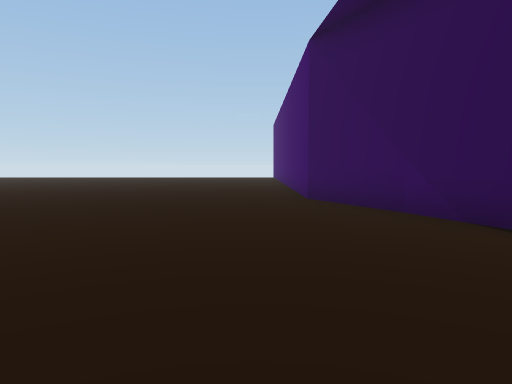
[1] (above)

24 first-person views from a walk through a scene from a Unity 3-D project. The camera is 1.5 m above the floor, tilts 4° down and sees 70° across. The floor is counted in squares, 2 m on a side. Each view is taken from the middle of a square. On the plan, view 1 faces up. The plan holds only what a view shows up to about 11 squares ahead; the rest is blank. The place goes on beyond the plan. Door leaves are left out, so doorways stand open.

[2]
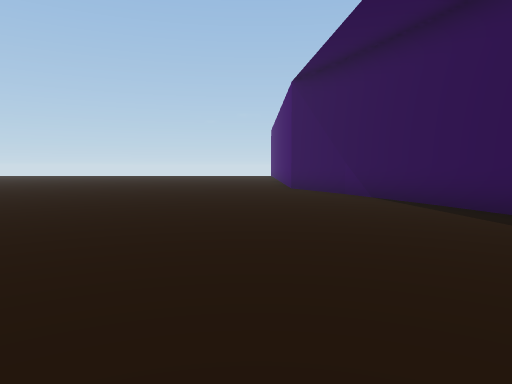

[3]
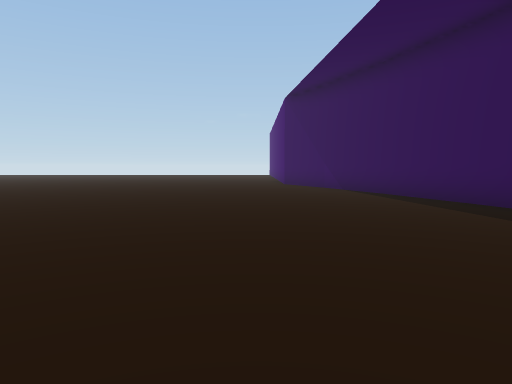

[4]
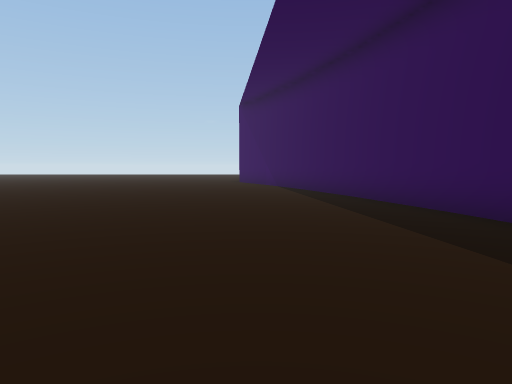

[5]
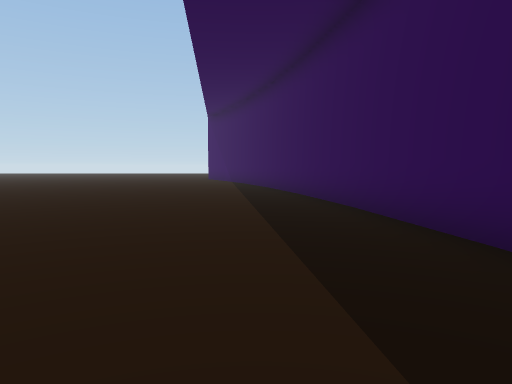

[6]
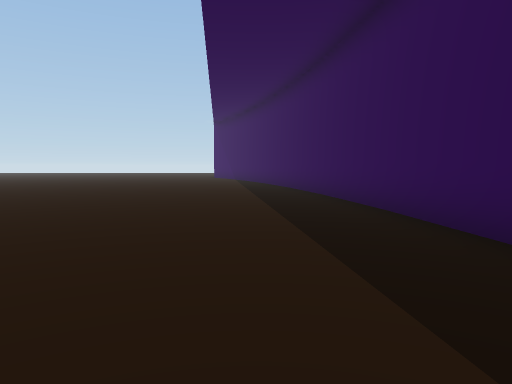

[7]
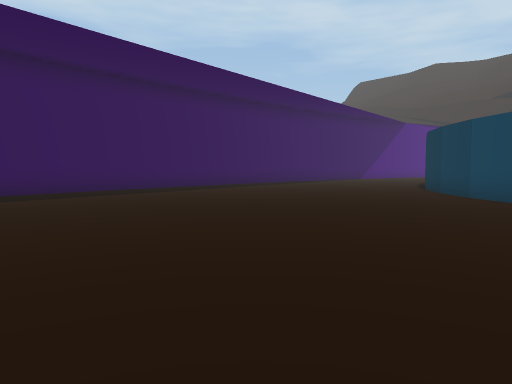

[8]
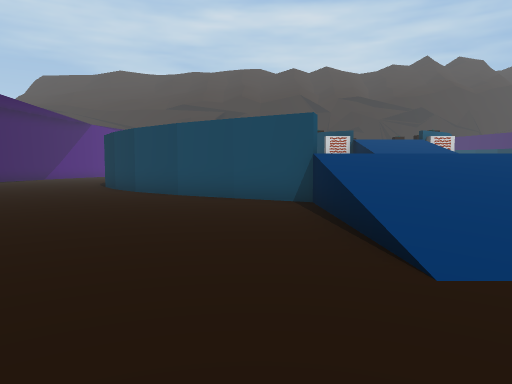

[9]
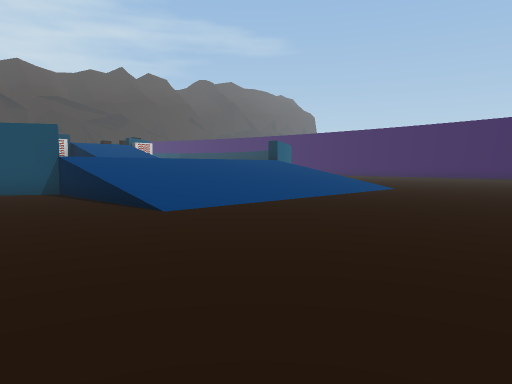

[10]
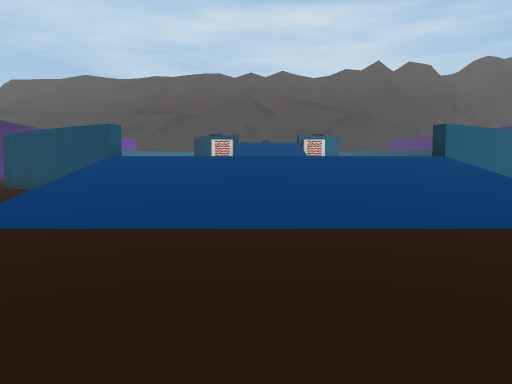

[11]
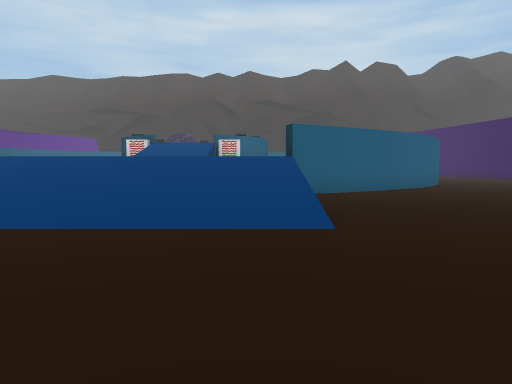

[12]
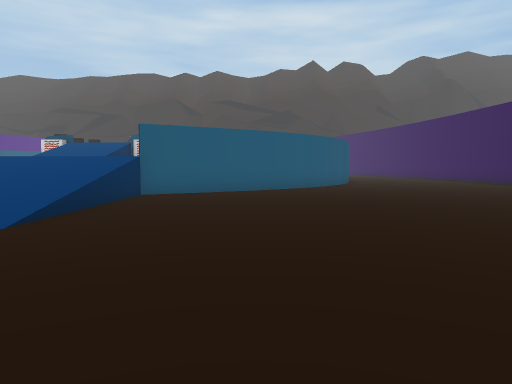

[13]
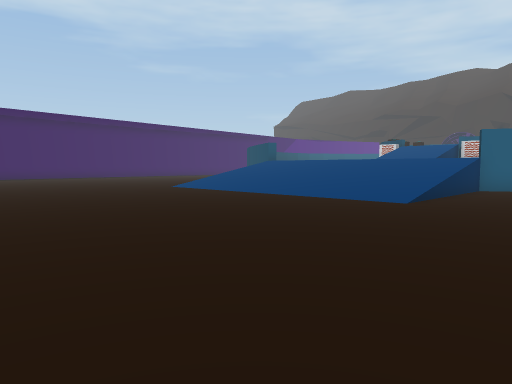

[14]
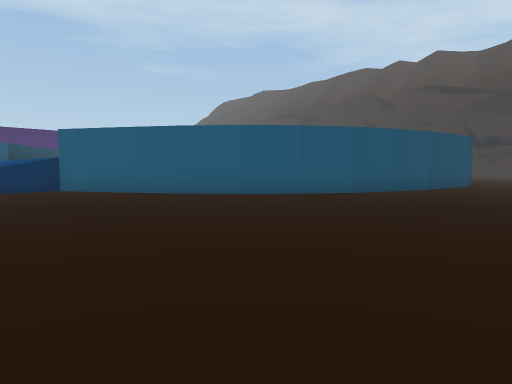

[15]
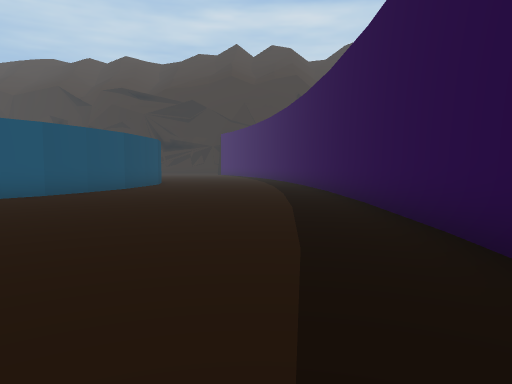

[16]
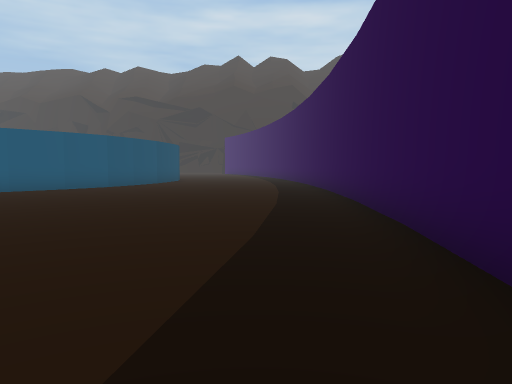

[17]
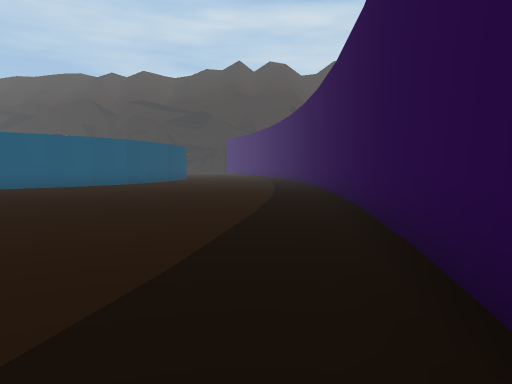

[18]
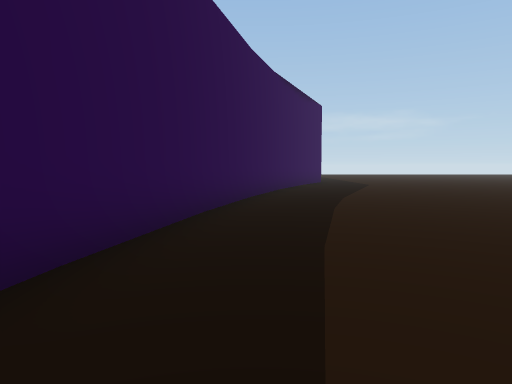

[19]
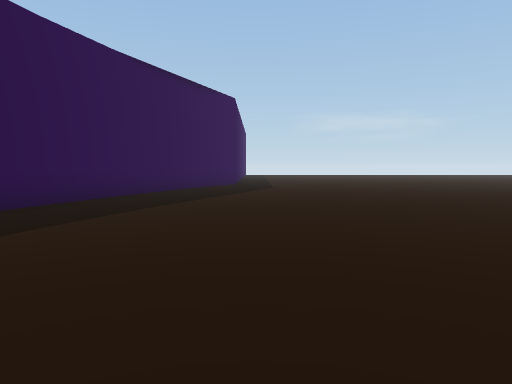

[20]
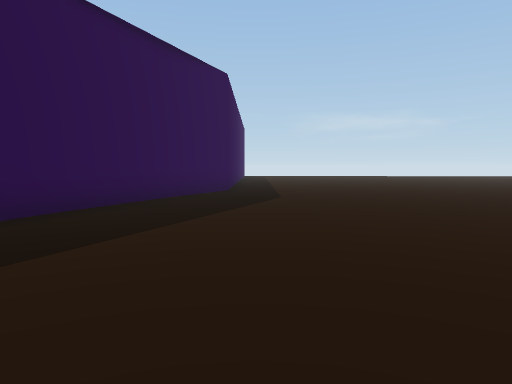

[21]
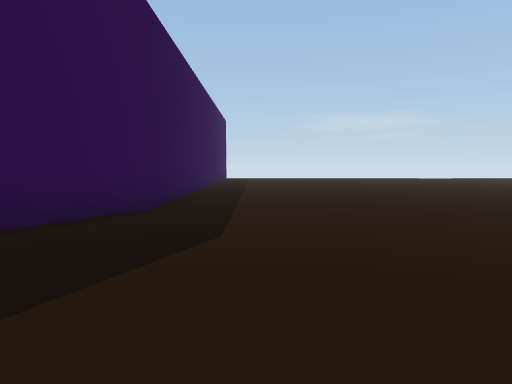

[22]
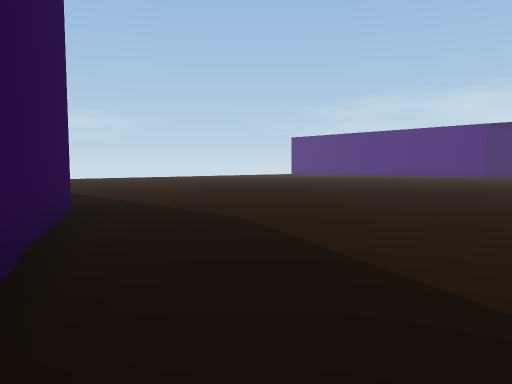

[23]
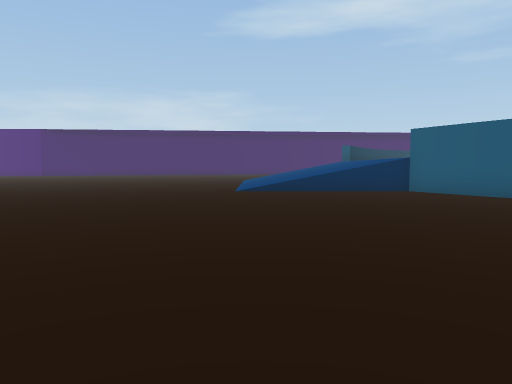

[24]
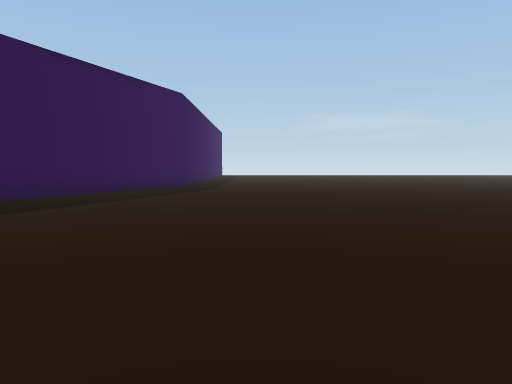

### Floor plan
Key: @ floor where view 1 was taken; # wall or solid block; . main floor; : floor 2 m higher than the main floor; / step, stairs or slope; = window, fence, low wall or low ledge; v drop or lower ground.
Columns run from 31 left of view 1 to 7 right of it. Each row starts with its distance up from view 1.
 10       #.......           ........#
  9       #.......           ........#
  8      ##........          ........#
  7      #.........         .........##
  6     ##..........        ..........#
  5     #............        .........##
  4    ##............       ...........#
  3    #............        ...........#
  2    #............         ..........##
  1    #...........          ...........#
  0   ##............          .....@....#
 -1   #..................      .........#
 -2   #.................................##
 -3   #..................................#
 -4  ##..................................#
 -5  #...................................#
 -6  #...................................#
 -7  #...................................#
 -8  #.............//////////............##
 -9  #.............=/////////.............#
-10  #.............=/////////.............#
-11  #.............v/////////.............#
-12 ##.............#/////////.............#
-13 #.............##::::::::#.............
-14 #............##         ###...........
-15 #..........###            ###.... ...
-16 #.........##                ##...  .
-17 #........##                  #.
-18 #........#                   ##
-19 #.......##
-20 #.......#

Where each view was taken, in squares from view 1:
view 1: 0 up, 0 right, facing up
view 2: 4 down, 0 right, facing up
view 3: 7 down, 0 right, facing up
view 4: 9 down, 2 right, facing up
view 5: 13 down, 4 right, facing up
view 6: 16 down, 4 right, facing up
view 7: 6 down, 5 left, facing down-right
view 8: 5 down, 6 left, facing down
view 9: 2 down, 4 left, facing down-left
view 10: 3 down, 11 left, facing down
view 11: 3 down, 15 left, facing down
view 12: 3 down, 19 left, facing down
view 13: 0 up, 19 left, facing down-right
view 14: 9 down, 28 left, facing down-right
view 15: 9 down, 28 left, facing down
view 16: 5 down, 28 left, facing down
view 17: 3 down, 28 left, facing down
view 18: 9 down, 28 left, facing up
view 19: 7 down, 24 left, facing up
view 20: 3 down, 24 left, facing up
view 21: 2 up, 23 left, facing up
view 22: 2 up, 27 left, facing up-right
view 23: 8 down, 27 left, facing right
view 24: 6 down, 22 left, facing up
